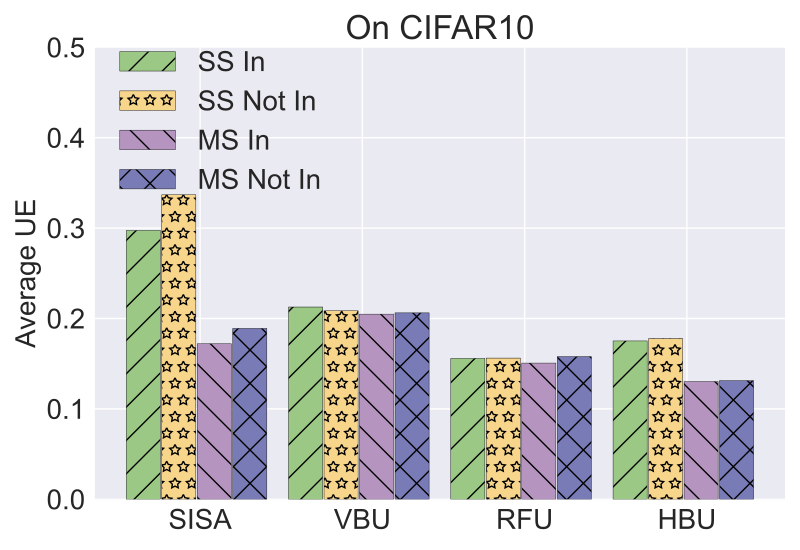

Reproduce this figure in Python.
import matplotlib.pyplot as plt
import numpy as np

# user num = 50
labels = ['SISA', 'VBU', 'RFU', 'HBU']
#unl_fr = [10*10*0.22 *5, 10*10*0.22*5, 10*10*0.22 *5, 10*10*0.22*5 , 10*10*0.22*5  , 10*10*0.22*5  ]

unl_ss_in = [0.29744  , 0.21269 , 0.155880 , 0.175177 ]
unl_ss_not_in = [0.336832   , 0.208493    , 0.156195     , 0.177796]


unl_ms_in = [0.17200     , 0.20485   , 0.150709 , 0.1302478]
unl_ms_not_in = [0.189025   , 0.20622 , 0.1578492  , 0.131243]


sisa_unl = [0.29744, 0.336832, 0.17200, 0.189025]
vbu_unl = [0.21269, 0.208493, 0.20485, 0.20622]
rfu_unl = [0.155880, 0.156195,  0.150709, 0.1578492]
hbu_unl = [0.175177, 0.177796, 0.1302478, 0.131243]

x = np.arange(len(labels))  # the label locations
width = 0.7  # the width of the bars
# no_noise = np.around(no_noise,0)
# samping = np.around(samping,0)
# ldp = np.around(ldp,0)

# plt.style.use('bmh')

plt.style.use('seaborn')

plt.figure()
#plt.subplots(figsize=(8, 5.3))
#plt.bar(x - width / 2 - width / 8 + width / 8, unl_fr, width=0.168, label='Retrain', color='dodgerblue', hatch='/')
plt.bar(x - width / 2 - width / 8 + width / 8 , unl_ss_in,   width=0.21, label='SS In', color='#9BC985', edgecolor='black', hatch='/')
plt.bar(x - width / 8 - width / 16,  unl_ss_not_in, width=0.21, label='SS Not In', color='#F7D58B', edgecolor='black', hatch='*')
plt.bar(x + width / 8, unl_ms_in, width=0.21, label='MS In', color='#B595BF',edgecolor='black', hatch='\\')
plt.bar( x + width / 2 - width / 8 + width / 16, unl_ms_not_in, width=0.21, label='MS Not In', color='#797BB7', edgecolor='black', hatch='x')



# plt.bar(x - width / 2.5 ,  unl_br, width=width/3, label='VBU', color='orange', hatch='\\')
# plt.bar(x,unl_self_r, width=width/3, label='RFU-SS', color='g', hatch='x')
# plt.bar(x + width / 2.5,  unl_hess_r, width=width/3, label='HBU', color='tomato', hatch='-')


# Add some text for labels, title and custom x-axis tick labels, etc.
plt.ylabel('Average UE', fontsize=20)
# ax.set_title('Performance of Different Users n')
plt.xticks(x, labels, fontsize=20)
# ax.set_xticklabels(labels,fontsize=15)

my_y_ticks = np.arange(0, 0.6, 0.1)
plt.yticks(my_y_ticks, fontsize=20)
# ax.set_yticklabels(my_y_ticks,fontsize=15)

# Set the background of the axes, which is the area of the plot, to grey
# plt.gca().set_facecolor('grey')

# Set the grid with white color and a specific linestyle and linewidth
# plt.grid(color='white', linestyle='-', linewidth=0.5)

# plt.grid(axis='y')
plt.title('On CIFAR10', fontsize=24)
plt.legend(loc=(0.02, 0.65), fontsize=20)
#plt.legend(loc='upper left', fontsize=20)
# plt.xlabel('$\it{ESS}$' ,fontsize=20)
# ax.bar_label(rects1, padding=1)
# ax.bar_label(rects2, padding=3)
# ax.bar_label(rects3, padding=3)

plt.tight_layout()


plt.rcParams['figure.figsize'] = (2.0, 1)
plt.rcParams['image.interpolation'] = 'nearest'
plt.rcParams['figure.subplot.left'] = 0.11
plt.rcParams['figure.subplot.bottom'] = 0.08
plt.rcParams['figure.subplot.right'] = 0.977
plt.rcParams['figure.subplot.top'] = 0.969
plt.savefig('cifar10_influence_app_unl_analysis_bar.pdf', format='pdf', dpi=200)
plt.show()
